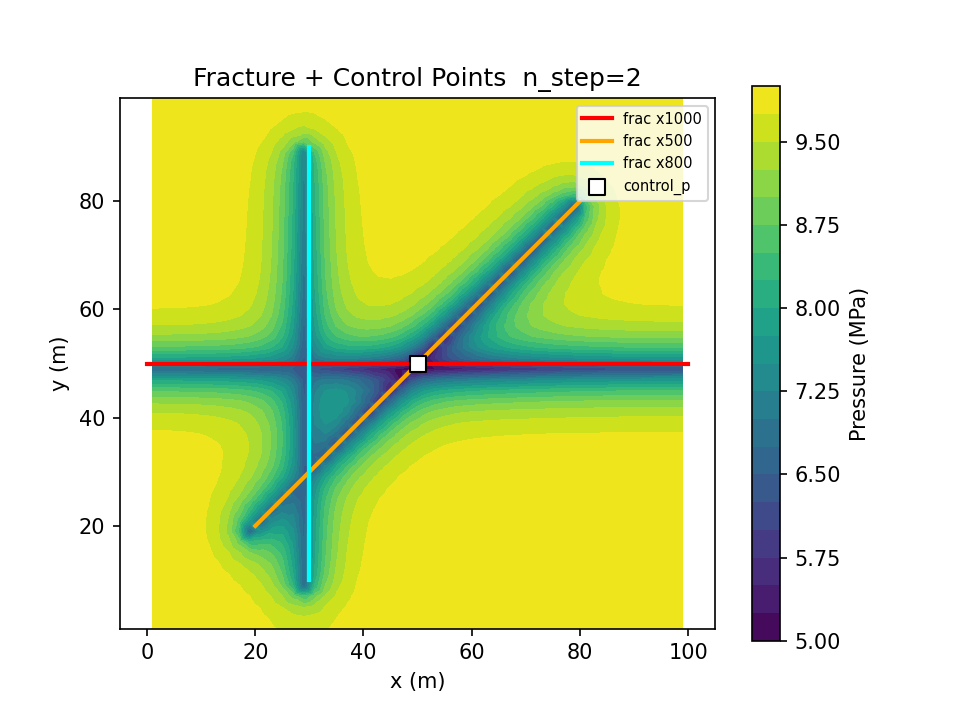

Generate this figure with Python:
"""测试裂缝功能 — 多条裂缝 + 多控压点 + 绘图."""
import os

try:
    import matplotlib.pyplot as plt
except ImportError:
    plt = None

from zmlx.scen.quick_look import evaluate
from zmlx import point_distance


def main():
    frac_segs = [
        ((0, 50), (100, 50), 1000),
        ((20, 20), (80, 80), 500),
        ((30, 10), (30, 90), 800),
    ]

    control_p = [
        (50, 50),
    ]

    dx = 2

    def get_p(x, y, z):
        for item in control_p:
            if point_distance(item, [x, y]) < dx * 1.5:
                return 5e6
        return 10e6

    r = evaluate(
        x_range=(0, 100), y_range=(0, 100),
        dx=dx,
        p=get_p,
        perm=1e-14,
        control_p=control_p,
        time_forward=3600*5,
        step_max=50,
        frac_segs=frac_segs,
    )

    print(f"网格: {len(r['x'])} cells")
    print(f"迭代步数: {r['n_step']}")
    print(f"压力范围: {r['p'].min() / 1e6:.2f} ~ {r['p'].max() / 1e6:.2f} MPa")

    if plt is not None:
        fig, ax = plt.subplots()
        tcf = ax.tricontourf(r['x'], r['y'], r['p'] / 1e6, levels=20, cmap='viridis')
        fig.colorbar(tcf, ax=ax, label='Pressure (MPa)')

        # 绘制裂缝
        colors = ['red', 'orange', 'cyan']
        for i, seg in enumerate(frac_segs):
            (x0, y0), (x1, y1) = seg[0], seg[1]
            ax.plot([x0, x1], [y0, y1], color=colors[i % len(colors)],
                    linewidth=2, label=f'frac x{seg[2]}')

        # 绘制控压点
        cp_x = [p[0] for p in control_p]
        cp_y = [p[1] for p in control_p]
        ax.scatter(cp_x, cp_y, marker='s', c='white', edgecolors='black',
                   s=60, zorder=5, label='control_p')

        ax.legend(fontsize=7)
        ax.set_title(f'Fracture + Control Points  n_step={r["n_step"]}')
        ax.set_xlabel('x (m)')
        ax.set_ylabel('y (m)')
        ax.set_aspect('equal')
        fname = os.path.join(os.path.dirname(__file__), 'test_frac.png')
        fig.savefig(fname, dpi=150)
        print(f'图片: {fname}')
        plt.close(fig)

    return r


if __name__ == '__main__':
    main()
